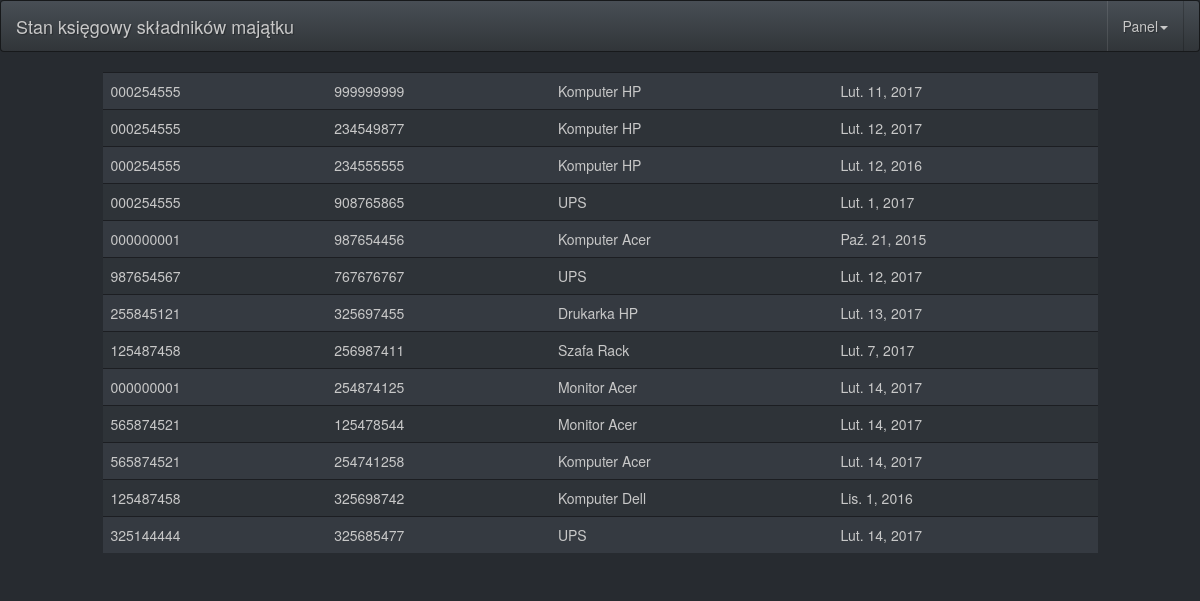
Screenshot of /list-stc/ (signed in) with the database file from the repository.
### store/models.py (models this page shows, shortened)
class NrStc(models.Model):
	nr_st = models.ForeignKey(NrSt)
	owner = models.ForeignKey(settings.AUTH_USER_MODEL)
	nr_stc = models.CharField(max_length = 9, unique=True)
	name = models.CharField(max_length = 255)
	data_przyjecia = models.DateField(default=date.today)
	price = models.DecimalField(null = True, blank=True, max_digits = 20, decimal_places = 2)
	uwagi = models.TextField(null=True)
	dzierzawca = models.CharField(max_length = 255, null = True)
	place = models.CharField(max_length = 255, null = True, blank = True)
	photo = models.ImageField(null=True)

class NrSt(models.Model):
	owner = models.ForeignKey(settings.AUTH_USER_MODEL)
	nr_st = models.CharField(max_length = 9, unique=True)
	name = models.CharField(max_length = 255)
	data_przyjecia = models.DateField(default=date.today)
	price = models.DecimalField(null = True, blank = True, max_digits = 20, decimal_places = 2)
	uwagi = models.TextField(null = True, blank=True)
	dzierzawca = models.CharField(max_length = 255, null = True, blank=True)
	place = models.CharField(max_length = 255, null = True, blank=True)

### store/views.py (the view)
# urls.py: url(r'^list-stc/', login_required(StcListView.as_view(), login_url="/"), name='list-stc'),
class StcListView(ListView):
	template_name = 'store/list-stc.html'
	model = NrStc
	fields = ['owner', 'nr_st', 'name', 'nr_stc', 'data_przyjecia']

### store/templates/store/list-stc.html
{% extends "base.html"  %}
{% block 'content' %}
 <table class="table table-striped table-hover">
{% for stc in object_list %}
    <tr><td>{{ stc.nr_st.nr_st }}</td><td> {{ stc.nr_stc }}</td><td> {{ stc.name }}</td> <td>{{ stc.data_przyjecia }}</td></tr>
{% endfor %}
</table>
{% endblock  %}

### rows the page displays
NrStc: nr_st.nr_st "000254555", nr_stc "999999999", name "Komputer HP", data_przyjecia "Lut. 11, 2017"
NrStc: nr_st.nr_st "000254555", nr_stc "234549877", name "Komputer HP", data_przyjecia "Lut. 12, 2017"
NrStc: nr_st.nr_st "000254555", nr_stc "234555555", name "Komputer HP", data_przyjecia "Lut. 12, 2016"
NrStc: nr_st.nr_st "000254555", nr_stc "908765865", name "UPS", data_przyjecia "Lut. 1, 2017"
NrStc: nr_st.nr_st "000000001", nr_stc "987654456", name "Komputer Acer", data_przyjecia "Paź. 21, 2015"
NrStc: nr_st.nr_st "987654567", nr_stc "767676767", name "UPS", data_przyjecia "Lut. 12, 2017"
NrStc: nr_st.nr_st "255845121", nr_stc "325697455", name "Drukarka HP", data_przyjecia "Lut. 13, 2017"
NrStc: nr_st.nr_st "125487458", nr_stc "256987411", name "Szafa Rack", data_przyjecia "Lut. 7, 2017"
NrStc: nr_st.nr_st "000000001", nr_stc "254874125", name "Monitor Acer", data_przyjecia "Lut. 14, 2017"
NrStc: nr_st.nr_st "565874521", nr_stc "125478544", name "Monitor Acer", data_przyjecia "Lut. 14, 2017"
NrStc: nr_st.nr_st "565874521", nr_stc "254741258", name "Komputer Acer", data_przyjecia "Lut. 14, 2017"
NrStc: nr_st.nr_st "125487458", nr_stc "325698742", name "Komputer Dell", data_przyjecia "Lis. 1, 2016"
NrStc: nr_st.nr_st "325144444", nr_stc "325685477", name "UPS", data_przyjecia "Lut. 14, 2017"
